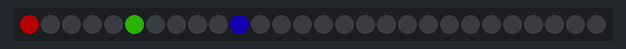
Bench run of a sketch on a simulated Arduino Uno, built with avr-gcc and run on an emulated ATmega328P. On the bench: 28 RGB LEDs in strip order, left to right. Dim RGB values are drawn brighter than linear.

Above: at 0.15 s.
At 1.09 s:
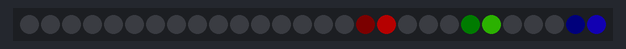
At 2.34 s:
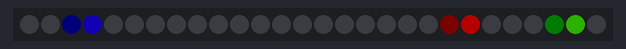
At 4.52 s:
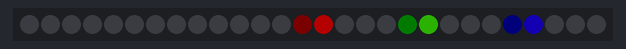
At 17.64 s:
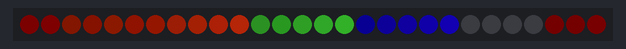
At 35.16 s:
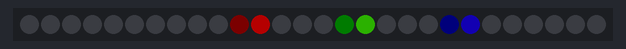

The sketch:

mover.ino
```cpp
#include "FastLED.h"                                          // FastLED library. Preferably the latest copy of FastLED 2.1.

// Fixed definitions cannot change on the fly.
#define LED_DT 0                                              // Data pin to connect to the strip.
#define LED_CK 1                                              // Clock pin for WS2801 or APA102.
#define COLOR_ORDER BGR                                       // It's GRB for WS2812 and BGR for APA102.
#define LED_TYPE APA102                                       // Using APA102, WS2812, WS2801. Don't forget to change LEDS.addLeds.
#define NUM_LEDS 28                                           // Number of LED's.

// Global variables can be changed on the fly.
uint8_t max_bright = 64;                                     // Overall brightness definition. It can be changed on the fly.

struct CRGB leds[NUM_LEDS];                                   // Initialize our LED array.

// Define variables used by the sequence.

uint8_t thisdelay = 100;                                      // A delay value for the sequence(s).
uint8_t  thisfade = 192;                                      // How quickly does it fade? Lower = slower fade rate.

void setup() {
  LEDS.addLeds<LED_TYPE, LED_DT, LED_CK, COLOR_ORDER>(leds, NUM_LEDS); // Set up APA102 leds

  FastLED.setBrightness(max_bright);
  FastLED.setMaxPowerInVoltsAndMilliamps(5, 500);                      // FastLED Power management set at 5V, 500mA.
}

void loop () {
  ChangeMe();                                                 // Check the demo loop for changes to the variables.
  mover();                                                    // Call our sequence.
}

void mover() {
  static uint8_t hue = 0;
  for (int i = 0; i < NUM_LEDS; i++) {
    leds[i] += CHSV(hue, 255, 255);
    leds[(i+5) % NUM_LEDS] += CHSV(hue+85, 255, 255);         // We use modulus so that the location is between 0 and NUM_LEDS
    leds[(i+10) % NUM_LEDS] += CHSV(hue+170, 255, 255);       // Same here.
    show_at_max_brightness_for_power();
    fadeToBlackBy(leds, NUM_LEDS, thisfade);                  // Low values = slower fade.
    delay(thisdelay);                                         // UGH!!!! A blocking delay. If you want to add controls, they may not work reliably.
  }
}

void ChangeMe() {                                             // A time (rather than loop) based demo sequencer. This gives us full control over the length of each sequence.
  uint8_t secondHand = (millis() / 1000) % 15;                // IMPORTANT!!! Change '15' to a different value to change duration of the loop.
  static uint8_t lastSecond = 99;                             // Static variable, means it's only defined once. This is our 'debounce' variable.
  if (lastSecond != secondHand) {                             // Debounce to make sure we're not repeating an assignment.
    lastSecond = secondHand;
    switch(secondHand) {
      case  0: thisdelay=20; thisfade=240; break;             // You can change values here, one at a time , or altogether.
      case  5: thisdelay=50; thisfade=128; break;
      case 10: thisdelay=100; thisfade=64; break;             // Only gets called once, and not continuously for the next several seconds. Therefore, no rainbows.
      case 15: break;
    }
  }
}
```
